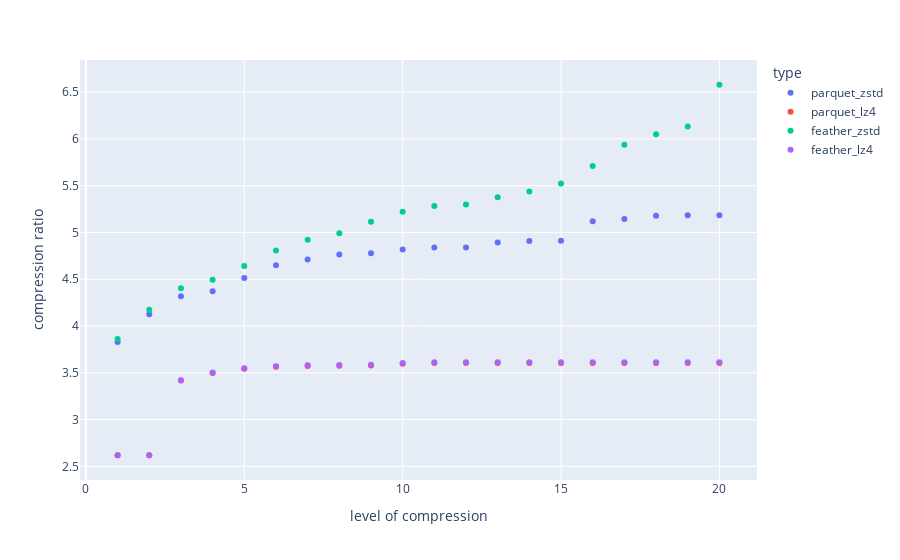

The notebook cell saved with this chart:
### Code cell
fig = px.scatter(feather_df, x="compression_level", y="comp_ratio", color='type', hover_data=['save_time', "read_time"],
             labels={"comp_ratio": "compression ratio",
                     "compression_level": "level of compression"})
fig.show()
fig.write_image("./plots/pandas_ff_scatter_comp_ratio_feather.svg")

### Figure 1 — Plotly figure (JSON) as saved in the notebook; plotly's stock layout.template omitted (floating-point values rounded to 4 significant figures)
{"data": [{"customdata": [[1.75, 0.97], [2.16, 1.02], [2.42, 1], [2.56, 0.98], [4, 1], [5.55, 0.97], [6.33, 0.96], [8.07, 0.93], [8.09, 0.93], [10.47, 0.92], [13.24, 0.93], [13.04, 0.93], [31.21, 0.92], [35.71, 0.91], [37.29, 0.91], [52.73, 0.93], [62.78, 0.94], [78.12, 0.96], [86.62, 0.97], [86.59, 0.96]], "hovertemplate": "type=parquet_zstd<br>level of compression=%{x}<br>compression ratio=%{y}<br>save_time=%{customdata[0]}<br>read_time=%{customdata[1]}<extra></extra>", "legendgroup": "parquet_zstd", "marker": {"color": "#636efa", "symbol": "circle"}, "mode": "markers", "name": "parquet_zstd", "orientation": "v", "showlegend": true, "type": "scatter", "x": [1, 2, 3, 4, 5, 6, 7, 8, 9, 10, 11, 12, 13, 14, 15, 16, 17, 18, 19, 20], "xaxis": "x", "y": [3.83, 4.126, 4.318, 4.372, 4.513, 4.65, 4.712, 4.765, 4.777, 4.818, 4.84, 4.84, 4.893, 4.91, 4.912, 5.119, 5.145, 5.178, 5.183, 5.183], "yaxis": "y"}, {"customdata": [[1.33, 0.67], [1.34, 0.64], [5.31, 0.63], [6.9, 0.62], [8.69, 0.62], [10.59, 0.62], [12.4, 0.62], [13.76, 0.62], [15.03, 0.62], [20.86, 0.62], [25.14, 0.62], [28.83, 0.64], [28.91, 0.63], [28.82, 0.62], [28.85, 0.62], [28.88, 0.62], [28.92, 0.61], [28.87, 0.62], [28.84, 0.62], [28.87, 0.62]], "hovertemplate": "type=parquet_lz4<br>level of compression=%{x}<br>compression ratio=%{y}<br>save_time=%{customdata[0]}<br>read_time=%{customdata[1]}<extra></extra>", "legendgroup": "parquet_lz4", "marker": {"color": "#EF553B", "symbol": "circle"}, "mode": "markers", "name": "parquet_lz4", "orientation": "v", "showlegend": true, "type": "scatter", "x": [1, 2, 3, 4, 5, 6, 7, 8, 9, 10, 11, 12, 13, 14, 15, 16, 17, 18, 19, 20], "xaxis": "x", "y": [2.619, 2.619, 3.417, 3.499, 3.544, 3.565, 3.573, 3.576, 3.578, 3.597, 3.604, 3.605, 3.605, 3.605, 3.605, 3.605, 3.605, 3.605, 3.605, 3.605], "yaxis": "y"}, {"customdata": [[1.35, 0.74], [1.89, 0.82], [2.09, 0.82], [2.16, 0.82], [3.66, 0.84], [5.26, 0.8], [6.25, 0.79], [8.01, 0.77], [8.03, 0.76], [10.91, 0.75], [15.18, 0.74], [16.64, 0.74], [44.23, 0.75], [54.69, 0.74], [91.63, 0.74], [80.64, 0.75], [134.7, 0.77], [156.1, 0.78], [193.2, 0.81], [235.0, 0.75]], "hovertemplate": "type=feather_zstd<br>level of compression=%{x}<br>compression ratio=%{y}<br>save_time=%{customdata[0]}<br>read_time=%{customdata[1]}<extra></extra>", "legendgroup": "feather_zstd", "marker": {"color": "#00cc96", "symbol": "circle"}, "mode": "markers", "name": "feather_zstd", "orientation": "v", "showlegend": true, "type": "scatter", "x": [1, 2, 3, 4, 5, 6, 7, 8, 9, 10, 11, 12, 13, 14, 15, 16, 17, 18, 19, 20], "xaxis": "x", "y": [3.862, 4.175, 4.404, 4.494, 4.641, 4.808, 4.922, 4.993, 5.115, 5.221, 5.283, 5.3, 5.377, 5.437, 5.523, 5.71, 5.939, 6.051, 6.132, 6.579], "yaxis": "y"}, {"customdata": [[1.27, 0.52], [1.26, 0.51], [5.12, 0.54], [6.67, 0.52], [8.67, 0.52], [10.64, 0.52], [12.57, 0.52], [14.01, 0.52], [15.57, 0.52], [21.04, 0.53], [25.35, 0.53], [31.13, 0.53], [31, 0.53], [30.91, 0.52], [30.94, 0.52], [31.09, 0.53], [30.9, 0.53], [30.96, 0.52], [31.01, 0.52], [31.02, 0.53]], "hovertemplate": "type=feather_lz4<br>level of compression=%{x}<br>compression ratio=%{y}<br>save_time=%{customdata[0]}<br>read_time=%{customdata[1]}<extra></extra>", "legendgroup": "feather_lz4", "marker": {"color": "#ab63fa", "symbol": "circle"}, "mode": "markers", "name": "feather_lz4", "orientation": "v", "showlegend": true, "type": "scatter", "x": [1, 2, 3, 4, 5, 6, 7, 8, 9, 10, 11, 12, 13, 14, 15, 16, 17, 18, 19, 20], "xaxis": "x", "y": [2.62, 2.62, 3.421, 3.504, 3.55, 3.571, 3.58, 3.583, 3.585, 3.605, 3.612, 3.612, 3.612, 3.612, 3.612, 3.612, 3.612, 3.612, 3.612, 3.612], "yaxis": "y"}], "layout": {"legend": {"title": {"text": "type"}, "tracegroupgap": 0}, "margin": {"t": 60}, "xaxis": {"anchor": "y", "domain": [0, 1], "title": {"text": "level of compression"}}, "yaxis": {"anchor": "x", "domain": [0, 1], "title": {"text": "compression ratio"}}}}
